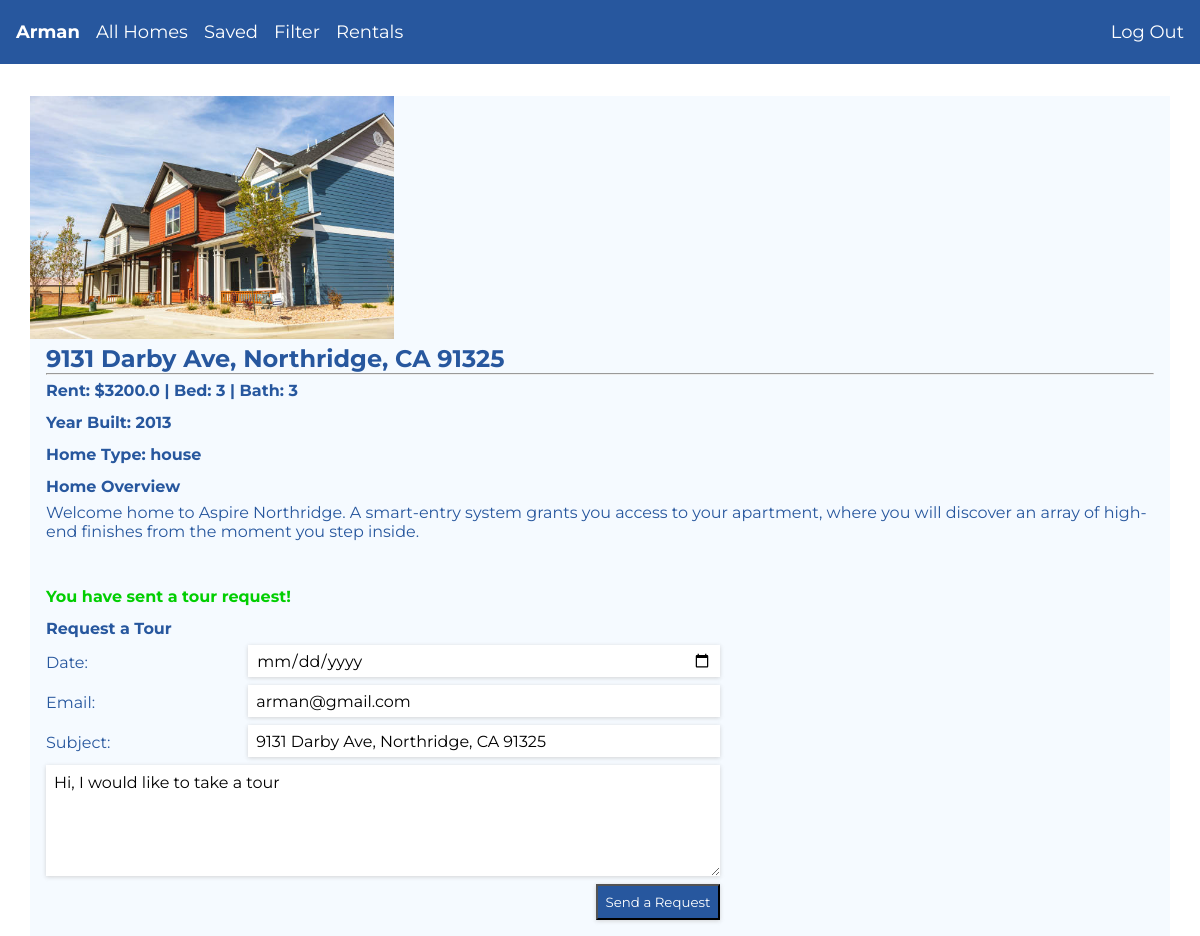
The page /33 (signed in) on the database its author committed.
### my_app/models.py (models this page shows, shortened)
class User(AbstractUser):
    pass

class Listing(models.Model):
    home_type = models.ForeignKey(Property, on_delete=models.CASCADE, null=True, blank=True, related_name="listings")
    description = models.TextField(null=True, blank=True)
    address = models.CharField(max_length=100)
    lot = models.FloatField(blank=True, null=True)
    long = models.FloatField(blank=True, null=True)
    price = models.FloatField(max_length=100, null=True, blank=True)
    bed = models.IntegerField(null=True, blank=True)
    bath = models.IntegerField(null=True, blank=True)
    year_built = models.IntegerField(null=True, blank=True)
    image = models.ImageField(upload_to="images/", null=True, blank=True)
    owner = models.ForeignKey(User, on_delete=models.CASCADE, related_name="listings" )
    saved = models.ManyToManyField(User, blank=True, related_name="saved")

class Property(models.Model):
    home_type_name = models.CharField(max_length=100)
    def __str__(self):
        return self.home_type_name

### my_app/views.py (the view, shortened to what this page needs)
# urls.py: path("<int:listing_id>", views.listing_details, name="listing-details"),
@cache_control(no_cache=True, must_revalidate=True, no_store=True)
def listing_details(request, listing_id):
    try:
        if not request.user.is_authenticated:
            return HttpResponseRedirect(reverse("login"))
        listing = Listing.objects.get(id=listing_id)
        tour_requests = TourRequest.objects.filter(recipients=request.user, listing=listing).order_by('date')
        is_request_sent = [i for i in listing.tour_requests.all() if request.user == i.sender]
        return render(request, "my_app/listing-details.html", {
            "listing": listing,
            "tour_requests": tour_requests,
            "is_request_sent": is_request_sent
        })
    except:
        return render(request, "my_app/listing-details.html", {
            "message": "Sorry could not fetch data!"
        })

### my_app/templates/my_app/listing-details.html (shortened to what this page needs)
{% extends "my_app/layout.html" %}
{% block body %}
<section class="listing-details-container">
    {% if message %}
    <p>{{ message }}</p>
    {% else %}
    <div class="listing-details-img">{% if listing.image %}
        <img src="{{ listing.image.url }}" alt="home">
        {% else %}
        <img src="https://www.seekpng.com/png/detail/339-3392184_home-icons-blue-home-icon-blue-png.png" alt="home">
        {% endif %}
    </div>
    <div id='map2' data-lot="{{ listing.lot }}" data-long="{{ listing.long }}">
    </div>
    <div class="listing-details-content">
        <div>
            <h2>{{ listing.address }}</h2>
            <hr>
        </div>
        <div>
            <h4>Rent: ${{ listing.price }} | Bed: {{ listing.bed }} | Bath: {{ listing.bath }}</h4>
            <h4>Year Built: {{ listing.year_built }}</h4>
            <h4>Home Type: {{ listing.home_type }}</h4>
        </div>
        <div>
            <h4>Home Overview</h4>
            <p>{{ listing.description }}</p>
        </div>
    </div>
    <div class="listing-request-wrapper">
        {% if listing.owner != request.user %}
        {% if is_request_sent %}
        <h4 style="color: rgb(2, 206, 2);">You have sent a tour request!</h4>
        {% endif %}
        <h4>Request a Tour</h4>
        <form id="request-form" action="{% url 'listing-details' listing.id %}" method="post">
            <div>
                <label for="date">Date: </label>
                <input type="date" name="date" id="date" required>
            </div>
            <div>
                <label for="email">Email: </label>
                <input type="email" name="email" id="email" value="{{ user.email }}" required>
            </div>
            <div>
                <label for="subject">Subject: </label>
                <input type="text" name="subject" id="address" value="{{ listing.address }}" required>
            </div>
            <div>
                <textarea name="body" cols="30" rows="5" required>Hi, I would like to take a tour </textarea>
            </div>
            <div><button class="request-btn" type="submit">Send a Request</button></div>
        </form>
            {% endif %}
        </div>
    </div>
    {% endif %}
{% endblock %}

### my_app/templates/my_app/layout.html (shortened to what this page needs)
{% load static %}
<!DOCTYPE html>
<html lang="en">
<head>
    <link href='https://api.mapbox.com/mapbox-gl-js/v2.13.0/mapbox-gl.css' rel='stylesheet' />
    <link href="{% static 'my_app/styles.css' %}" rel="stylesheet">
</head>
<body>
    <div class="navbar">
        {% if user.is_authenticated %}
        <b><a class="link" href="{% url 'index' %}">{{ user }}</a></b>
        <div class="dropdown">
            <a class="link" href="{% url 'reset' %}">All Homes</a>
        </div>
        <div class="dropdown">
            <a class="link" href="{% url 'saved' %}">Saved</a>
        </div>
        <div class="dropdown">
            <button class="link">Filter</button>
        </div>
        <div class="dropdown">
            <button class="link">Rentals</button>
        </div>
        <div class="log-out dropdown"><a class="link" href="{% url 'logout' %}">Log Out</a></div>
        {% else %}
        <div><a class="link" href="{% url 'login' %}">Log In</a></div>
        <div><a class="link" href="{% url 'register' %}">Register</a></div>
        {% endif %}
    </div>
    <div class="body">
        {% block body %}
        {% endblock %}
</body>
</html>

### my_app/static/my_app/styles.css (style rules this page uses)
* { margin: 0; padding: 0; box-sizing: border-box; text-decoration: none; list-style-type: none; outline: none; font-family: "Montserrat", sans-serif; }
:root { --color-primary: #27579e; --color-secondary: #f5faff; --box-shadow: 0 1px 4px rgba(194, 194, 194, 0.7); }
body { background-color: white; }
.body { margin-top: 4rem; }
.navbar { position: fixed; z-index: 100; top: 0; width: 100%; height: 4rem; background-color: var(--color-primary); display: flex; align-items: center; padding-left: 1rem; gap: 1rem; }
.link-mobile, .link { background: none; border: none; text-decoration: none; color: white; font-family: inherit; font-size: large; cursor: pointer; }
.log-out { margin-left: auto; margin-right: 1rem; }
.listing-details-container { display: grid; grid-template-columns: repeat(3, 1fr); gap: 1.5rem; grid-auto-rows: minmax(10rem, auto); width: 95%; color: var(--color-primary); background-color: var(--color-secondary); margin: auto; position: relative; top: 2rem; }
#map2 { height: 100%; grid-column: 2/4; grid-row: 1; }
.listing-details-img { grid-column: 1; grid-row: 1/3; }
.listing-details-img img { width: 100%; }
.listing-details-content { grid-column: 2/4; grid-row: 2; padding: 1rem; }
.listing-details-container h4 { line-height: 2; }
.listing-request-wrapper { grid-column: 1/4; grid-row: 3; padding-left: 1rem; }
#request-form { width: 60%; }
#request-form div { display: flex; justify-content: space-between; width: 100%; }
#request-form textarea { width: 100%; border: none; margin-bottom: 0.5rem; padding: 0.5rem; box-shadow: var(--box-shadow); font-size: 1rem; }
#request-form input { width: 70%; border: none; height: 2rem; margin-bottom: 0.5rem; padding: 0.5rem; box-shadow: var(--box-shadow); font-size: 1rem; }
#request-form label { padding: 0.5rem 0; }
.request-btn { color: white; background-color: var(--color-primary); padding: 0.5rem; margin-bottom: 1rem; margin-left: auto; box-shadow: var(--box-shadow); cursor: pointer; }
@media (max-width: 1400px) { .listing-details-content { grid-column: 1/4; grid-row: 2; } }
@media (max-width: 1400px) { .listing-details-container { grid-auto-rows: minmax(17rem, auto); } }
@media (max-width: 1200px) { .listing-details-container { grid-auto-rows: minmax(13rem, auto); } }

### rows shown on the page
User: username "Arman", email "arman@gmail.com"
Listing: image (picture), address "9131 Darby Ave, Northridge, CA 91325", price "3200.0", bed "3", bath "3", year_built "2013", home_type "house", description "Welcome home to Aspire Northridge. A smart-entry system grants you access to your apartment, where you will discover an array of high-end finishes from the moment you step inside.", subject "9131 Darby Ave, Northridge, CA 91325"
